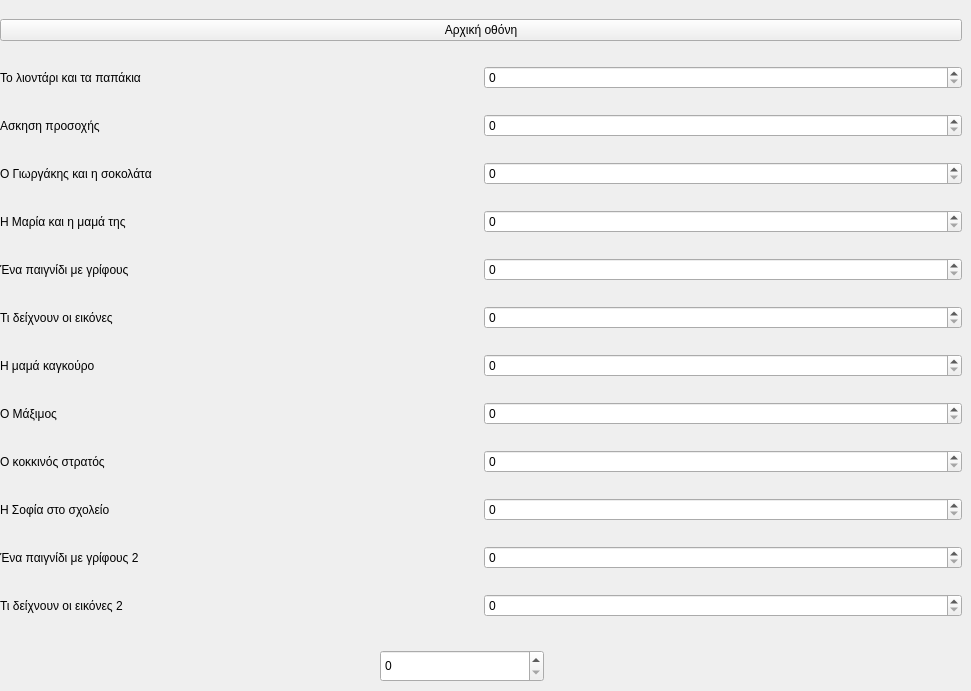
        <widget class="QWidget" name="page_2">
         <widget class="QWidget" name="layoutWidget">
          <property name="geometry">
           <rect>
            <x>0</x>
            <y>0</y>
            <width>962</width>
            <height>640</height>
           </rect>
          </property>
          <layout class="QGridLayout" name="gridLayout_6">
           <item row="6" column="0">
            <widget class="QLabel" name="labelResultEx5_2">
             <property name="text">
              <string>Ένα παιγνίδι με γρίφους</string>
             </property>
            </widget>
           </item>
           <item row="0" column="0" colspan="2">
            <widget class="QPushButton" name="pushButton_3">
             <property name="text">
              <string>Αρχική οθόνη</string>
             </property>
            </widget>
           </item>
           <item row="11" column="0">
            <widget class="QLabel" name="labelResultEx10_2">
             <property name="text">
              <string>Η Σοφία στο σχολείο</string>
             </property>
            </widget>
           </item>
           <item row="6" column="1">
            <widget class="QSpinBox" name="spinBox_4"/>
           </item>
           <item row="13" column="1">
            <widget class="QSpinBox" name="spinBox_13"/>
           </item>
           <item row="5" column="1">
            <widget class="QSpinBox" name="spinBox_6"/>
           </item>
           <item row="9" column="1">
            <widget class="QSpinBox" name="spinBox_8"/>
           </item>
           <item row="2" column="0">
            <widget class="QLabel" name="labelResultEx2_2">
             <property name="text">
              <string>Ασκηση προσοχής</string>
             </property>
            </widget>
           </item>
           <item row="2" column="1">
            <widget class="QSpinBox" name="spinBox_2"/>
           </item>
           <item row="13" column="0">
            <widget class="QLabel" name="labelResultEx12_2">
             <property name="text">
              <string>Τι δείχνουν οι εικόνες 2</string>
             </property>
            </widget>
           </item>
           <item row="9" column="0">
            <widget class="QLabel" name="labelResultEx8_2">
             <property name="text">
              <string>Ο Μάξιμος</string>
             </property>
            </widget>
           </item>
           <item row="8" column="0">
            <widget class="QLabel" name="labelResultEx7_2">
             <property name="text">
              <string>Η μαμά καγκούρο</string>
             </property>
            </widget>
           </item>
           <item row="11" column="1">
            <widget class="QSpinBox" name="spinBox_12"/>
           </item>
           <item row="7" column="0">
            <widget class="QLabel" name="labelResultEx6_2">
             <property name="text">
              <string>Τι δείχνουν οι εικόνες</string>
             </property>
            </widget>
           </item>
           <item row="1" column="1">
            <widget class="QSpinBox" name="spinBox"/>
           </item>
           <item row="5" column="0">
            <widget class="QLabel" name="labelResultEx4_2">
             <property name="text">
              <string>Η Μαρία και η μαμά της</string>
             </property>
            </widget>
           </item>
           <item row="1" column="0">
            <widget class="QLabel" name="labelResultEx1_2">
             <property name="text">
              <string>Το λιοντάρι και τα παπάκια</string>
             </property>
            </widget>
           </item>
           <item row="10" column="0">
            <widget class="QLabel" name="labelResultEx9_2">
             <property name="text">
              <string>Ο κοκκινός στρατός</string>
             </property>
            </widget>
           </item>
           <item row="7" column="1">
            <widget class="QSpinBox" name="spinBox_5"/>
           </item>
           <item row="10" column="1">
            <widget class="QSpinBox" name="spinBox_10"/>
           </item>
           <item row="12" column="1">
            <widget class="QSpinBox" name="spinBox_9"/>
           </item>
           <item row="3" column="1">
            <widget class="QSpinBox" name="spinBox_3"/>
           </item>
           <item row="12" column="0">
            <widget class="QLabel" name="labelResultEx11_2">
             <property name="text">
              <string>Ένα παιγνίδι με γρίφους 2</string>
             </property>
            </widget>
           </item>
           <item row="8" column="1">
            <widget class="QSpinBox" name="spinBox_7"/>
           </item>
           <item row="3" column="0">
            <widget class="QLabel" name="labelResultEx3_2">
             <property name="text">
              <string>Ο Γιωργάκης και η σοκολάτα</string>
             </property>
            </widget>
           </item>
          </layout>
         </widget>
         <widget class="QSpinBox" name="spinBox_11">
          <property name="geometry">
           <rect>
            <x>380</x>
            <y>650</y>
            <width>164</width>
            <height>32</height>
           </rect>
          </property>
         </widget>
        </widget>
